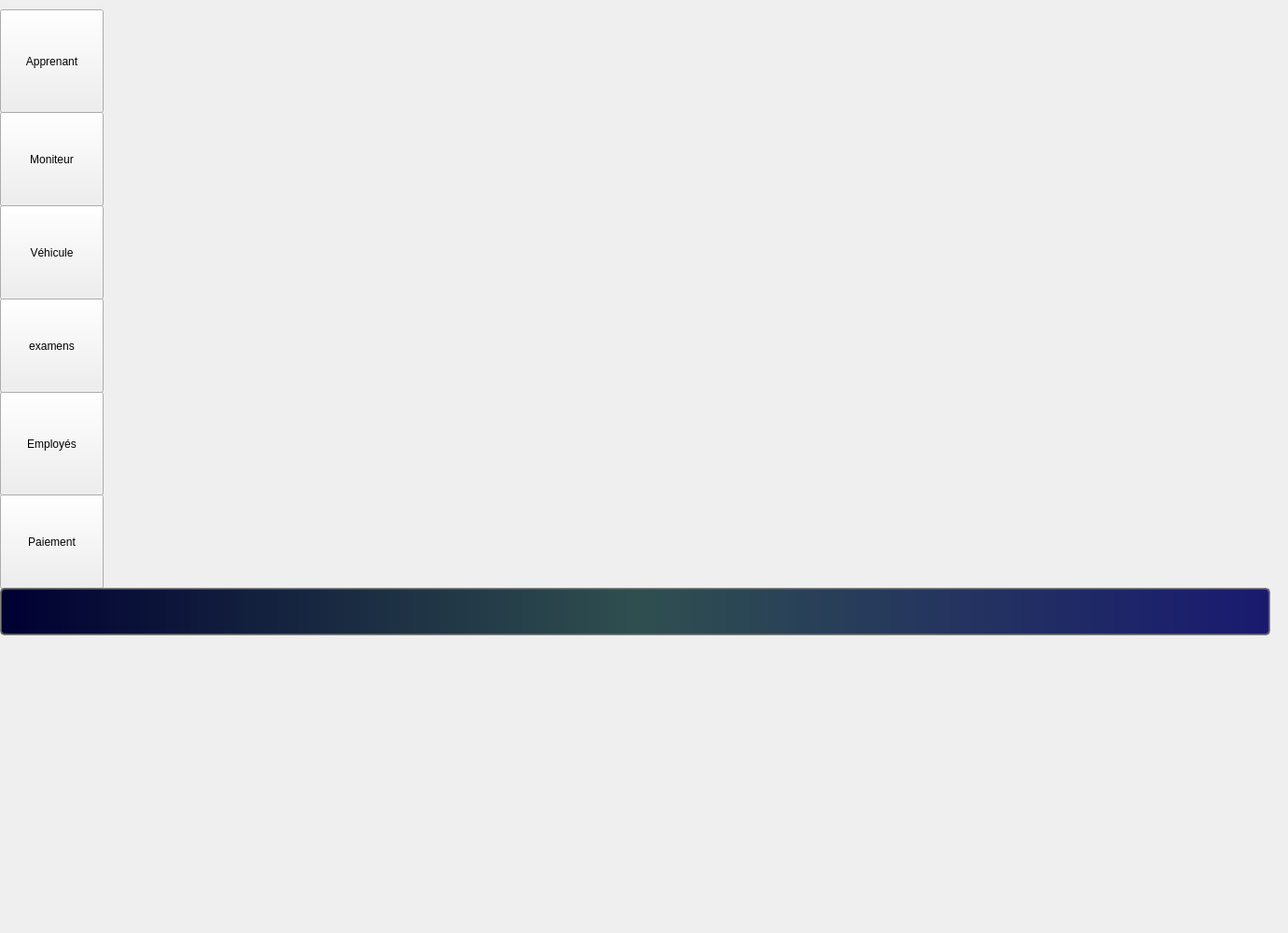
    <widget class="QWidget" name="Menu">
     <widget class="QPushButton" name="pushButton_examens">
      <property name="geometry">
       <rect>
        <x>0</x>
        <y>320</y>
        <width>111</width>
        <height>101</height>
       </rect>
      </property>
      <property name="styleSheet">
       <string notr="true">
    background: qlineargradient(x1:0, y1:0, x2:1, y2:0,
        stop:0 #43cea2,
        stop:1 #185a9d
    );
    color: white;
    border-radius: 12px;
    padding: 10px 22px;
    font-weight: bold;
    border: 1px solid #144d7e;
}

QPushButton:hover {
    background: qlineargradient(x1:0, y1:0, x2:1, y2:0,
        stop:0 #2ebf91,
        stop:1 #0f2027
    );</string>
      </property>
      <property name="text">
       <string>examens</string>
      </property>
     </widget>
     <widget class="QPushButton" name="Bvehicule">
      <property name="geometry">
       <rect>
        <x>0</x>
        <y>220</y>
        <width>111</width>
        <height>101</height>
       </rect>
      </property>
      <property name="styleSheet">
       <string notr="true">
    background: qlineargradient(x1:0, y1:0, x2:1, y2:0,
        stop:0 #43cea2,
        stop:1 #185a9d
    );
    color: white;
    border-radius: 12px;
    padding: 10px 22px;
    font-weight: bold;
    border: 1px solid #144d7e;
}

QPushButton:hover {
    background: qlineargradient(x1:0, y1:0, x2:1, y2:0,
        stop:0 #2ebf91,
        stop:1 #0f2027
    );</string>
      </property>
      <property name="text">
       <string>Véhicule</string>
      </property>
     </widget>
     <widget class="QLabel" name="label_12">
      <property name="geometry">
       <rect>
        <x>110</x>
        <y>-180</y>
        <width>1261</width>
        <height>991</height>
       </rect>
      </property>
      <property name="styleSheet">
       <string notr="true">image: url(:/Downloads/554337631_1437269814008871_8043664467412301076_n.png);</string>
      </property>
      <property name="text">
       <string/>
      </property>
      <property name="pixmap">
       <pixmap resource="../../ArduinoInBackup/projetcpp-2a21-smart-driving-school/logo.qrc">:/logo /logo.png</pixmap>
      </property>
      <property name="scaledContents">
       <bool>true</bool>
      </property>
     </widget>
     <widget class="QPushButton" name="pushButton_5">
      <property name="geometry">
       <rect>
        <x>0</x>
        <y>420</y>
        <width>111</width>
        <height>111</height>
       </rect>
      </property>
      <property name="styleSheet">
       <string notr="true">
    background: qlineargradient(x1:0, y1:0, x2:1, y2:0,
        stop:0 #43cea2,
        stop:1 #185a9d
    );
    color: white;
    border-radius: 12px;
    padding: 10px 22px;
    font-weight: bold;
    border: 1px solid #144d7e;
}

QPushButton:hover {
    background: qlineargradient(x1:0, y1:0, x2:1, y2:0,
        stop:0 #2ebf91,
        stop:1 #0f2027
    );</string>
      </property>
      <property name="text">
       <string>Employés</string>
      </property>
     </widget>
     <widget class="QPushButton" name="Bapprenant">
      <property name="geometry">
       <rect>
        <x>0</x>
        <y>10</y>
        <width>111</width>
        <height>111</height>
       </rect>
      </property>
      <property name="styleSheet">
       <string notr="true">
    background: qlineargradient(x1:0, y1:0, x2:1, y2:0,
        stop:0 #43cea2,
        stop:1 #185a9d
    );
    color: white;
    border-radius: 12px;
    padding: 10px 22px;
    font-weight: bold;
    border: 1px solid #144d7e;
}

QPushButton:hover {
    background: qlineargradient(x1:0, y1:0, x2:1, y2:0,
        stop:0 #2ebf91,
        stop:1 #0f2027
    );</string>
      </property>
      <property name="text">
       <string>Apprenant</string>
      </property>
     </widget>
     <widget class="QPushButton" name="Bpaiement">
      <property name="geometry">
       <rect>
        <x>0</x>
        <y>530</y>
        <width>111</width>
        <height>101</height>
       </rect>
      </property>
      <property name="styleSheet">
       <string notr="true">
    background: qlineargradient(x1:0, y1:0, x2:1, y2:0,
        stop:0 #43cea2,
        stop:1 #185a9d
    );
    color: white;
    border-radius: 12px;
    padding: 10px 22px;
    font-weight: bold;
    border: 1px solid #144d7e;
}

QPushButton:hover {
    background: qlineargradient(x1:0, y1:0, x2:1, y2:0,
        stop:0 #2ebf91,
        stop:1 #0f2027
    );</string>
      </property>
      <property name="text">
       <string>Paiement</string>
      </property>
     </widget>
     <widget class="QPushButton" name="Bmoniteurs">
      <property name="geometry">
       <rect>
        <x>0</x>
        <y>120</y>
        <width>111</width>
        <height>101</height>
       </rect>
      </property>
      <property name="styleSheet">
       <string notr="true">
    background: qlineargradient(x1:0, y1:0, x2:1, y2:0,
        stop:0 #43cea2,
        stop:1 #185a9d
    );
    color: white;
    border-radius: 12px;
    padding: 10px 22px;
    font-weight: bold;
    border: 1px solid #144d7e;
}

QPushButton:hover {
    background: qlineargradient(x1:0, y1:0, x2:1, y2:0,
        stop:0 #2ebf91,
        stop:1 #0f2027
    );</string>
      </property>
      <property name="text">
       <string>Moniteur</string>
      </property>
     </widget>
     <widget class="QPushButton" name="pushButton_8">
      <property name="geometry">
       <rect>
        <x>0</x>
        <y>630</y>
        <width>1361</width>
        <height>51</height>
       </rect>
      </property>
      <property name="styleSheet">
       <string notr="true">QPushButton {
    background: qlineargradient(x1: 0, y1: 0, x2: 1, y2: 0, stop: 0 rgba(0, 0, 50, 255), stop: 0.5 rgba(47, 79, 79, 255), stop: 1 rgba(25, 25, 112, 255));
    border: 2px solid rgba(100, 100, 100, 200);
    padding: 5px;
    color: white;
    font-weight: bold;
    border-radius: 5px;
}</string>
      </property>
      <property name="text">
       <string/>
      </property>
     </widget>
     <zorder>label_12</zorder>
     <zorder>pushButton_5</zorder>
     <zorder>Bapprenant</zorder>
     <zorder>Bpaiement</zorder>
     <zorder>Bmoniteurs</zorder>
     <zorder>pushButton_8</zorder>
     <zorder>pushButton_examens</zorder>
     <zorder>Bvehicule</zorder>
    </widget>
